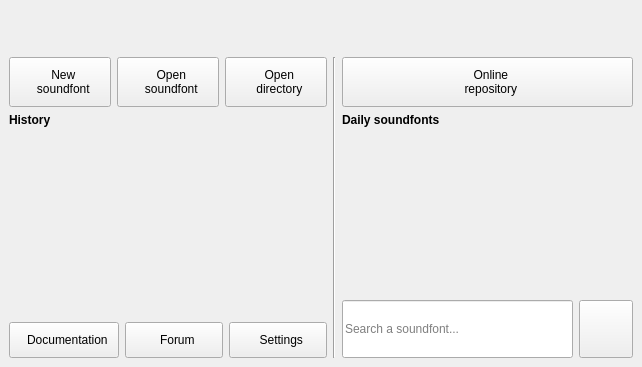
<?xml version="1.0" encoding="UTF-8"?>
<ui version="4.0">
 <class>MainWindow</class>
 <widget class="QWidget" name="MainWindow">
  <property name="geometry">
   <rect>
    <x>0</x>
    <y>0</y>
    <width>642</width>
    <height>367</height>
   </rect>
  </property>
  <layout class="QVBoxLayout" name="verticalLayout">
   <property name="spacing">
    <number>0</number>
   </property>
   <property name="leftMargin">
    <number>0</number>
   </property>
   <property name="topMargin">
    <number>0</number>
   </property>
   <property name="rightMargin">
    <number>0</number>
   </property>
   <property name="bottomMargin">
    <number>0</number>
   </property>
   <item>
    <widget class="TopBackground" name="topBackground" native="true">
     <layout class="QGridLayout" name="gridLayoutTop">
      <property name="leftMargin">
       <number>48</number>
      </property>
      <property name="topMargin">
       <number>6</number>
      </property>
      <property name="rightMargin">
       <number>6</number>
      </property>
      <property name="bottomMargin">
       <number>0</number>
      </property>
      <property name="horizontalSpacing">
       <number>6</number>
      </property>
      <property name="verticalSpacing">
       <number>0</number>
      </property>
      <item row="0" column="1">
       <widget class="MainTabBar" name="tabBar" native="true">
        <property name="sizePolicy">
         <sizepolicy hsizetype="Expanding" vsizetype="Preferred">
          <horstretch>1</horstretch>
          <verstretch>0</verstretch>
         </sizepolicy>
        </property>
       </widget>
      </item>
      <item row="0" column="2">
       <widget class="TopRightWidget" name="topRightWidget" native="true"/>
      </item>
      <item row="0" column="0">
       <widget class="QPushButton" name="pushHome">
        <property name="minimumSize">
         <size>
          <width>42</width>
          <height>42</height>
         </size>
        </property>
        <property name="maximumSize">
         <size>
          <width>42</width>
          <height>42</height>
         </size>
        </property>
        <property name="text">
         <string notr="true"/>
        </property>
        <property name="iconSize">
         <size>
          <width>28</width>
          <height>28</height>
         </size>
        </property>
        <property name="checked">
         <bool>false</bool>
        </property>
        <property name="flat">
         <bool>true</bool>
        </property>
       </widget>
      </item>
     </layout>
    </widget>
   </item>
   <item>
    <widget class="MainStackedWidget" name="stackedWidget">
     <property name="sizePolicy">
      <sizepolicy hsizetype="Preferred" vsizetype="Expanding">
       <horstretch>0</horstretch>
       <verstretch>0</verstretch>
      </sizepolicy>
     </property>
     <widget class="QWidget" name="stackedWidgetPage1">
      <property name="autoFillBackground">
       <bool>true</bool>
      </property>
      <layout class="QGridLayout" name="gridLayout_2" columnstretch="6,4" columnminimumwidth="0,300">
       <item row="0" column="0">
        <layout class="QHBoxLayout" name="horizontalLayout">
         <item>
          <widget class="QPushButton" name="pushButtonNew">
           <property name="styleSheet">
            <string notr="true">padding: 10px;</string>
           </property>
           <property name="text">
            <string extracomment="prefixed with 2 spaces for each line">  New
  soundfont</string>
           </property>
           <property name="iconSize">
            <size>
             <width>36</width>
             <height>36</height>
            </size>
           </property>
          </widget>
         </item>
         <item>
          <widget class="QPushButton" name="pushButtonOpen">
           <property name="styleSheet">
            <string notr="true">padding: 10px;</string>
           </property>
           <property name="text">
            <string extracomment="prefixed with 2 spaces for each line">  Open
  soundfont</string>
           </property>
           <property name="iconSize">
            <size>
             <width>36</width>
             <height>36</height>
            </size>
           </property>
          </widget>
         </item>
         <item>
          <widget class="QPushButton" name="pushButtonOpenDir">
           <property name="styleSheet">
            <string notr="true">padding: 10px;</string>
           </property>
           <property name="text">
            <string extracomment="prefixed with 2 spaces for each line">  Open
  directory</string>
           </property>
           <property name="iconSize">
            <size>
             <width>36</width>
             <height>36</height>
            </size>
           </property>
          </widget>
         </item>
        </layout>
       </item>
       <item row="0" column="1" rowspan="4">
        <widget class="QWidget" name="widgetRepo" native="true">
         <property name="minimumSize">
          <size>
           <width>29</width>
           <height>0</height>
          </size>
         </property>
         <layout class="QGridLayout" name="gridLayout_4">
          <property name="leftMargin">
           <number>0</number>
          </property>
          <property name="topMargin">
           <number>0</number>
          </property>
          <property name="rightMargin">
           <number>0</number>
          </property>
          <property name="bottomMargin">
           <number>0</number>
          </property>
          <item row="3" column="1">
           <widget class="QLineEdit" name="lineSearch">
            <property name="sizePolicy">
             <sizepolicy hsizetype="Expanding" vsizetype="Preferred">
              <horstretch>0</horstretch>
              <verstretch>0</verstretch>
             </sizepolicy>
            </property>
            <property name="styleSheet">
             <string notr="true">height:52px</string>
            </property>
            <property name="placeholderText">
             <string>Search a soundfont...</string>
            </property>
           </widget>
          </item>
          <item row="3" column="2">
           <widget class="QPushButton" name="pushButtonSearch">
            <property name="sizePolicy">
             <sizepolicy hsizetype="Minimum" vsizetype="Preferred">
              <horstretch>0</horstretch>
              <verstretch>0</verstretch>
             </sizepolicy>
            </property>
            <property name="styleSheet">
             <string notr="true">padding: 10px;</string>
            </property>
            <property name="text">
             <string/>
            </property>
            <property name="iconSize">
             <size>
              <width>36</width>
              <height>36</height>
             </size>
            </property>
           </widget>
          </item>
          <item row="2" column="1" colspan="2">
           <widget class="ShowSoundfonts" name="widgetShowSoundfonts" native="true">
            <property name="sizePolicy">
             <sizepolicy hsizetype="Preferred" vsizetype="Expanding">
              <horstretch>0</horstretch>
              <verstretch>0</verstretch>
             </sizepolicy>
            </property>
           </widget>
          </item>
          <item row="0" column="0" rowspan="4">
           <widget class="Line" name="line">
            <property name="orientation">
             <enum>Qt::Orientation::Vertical</enum>
            </property>
           </widget>
          </item>
          <item row="1" column="1" colspan="2">
           <widget class="QLabel" name="label">
            <property name="font">
             <font>
              <bold>true</bold>
             </font>
            </property>
            <property name="text">
             <string>Daily soundfonts</string>
            </property>
           </widget>
          </item>
          <item row="0" column="1" colspan="2">
           <widget class="QPushButton" name="pushButtonSoundfonts">
            <property name="styleSheet">
             <string notr="true">padding: 10px;</string>
            </property>
            <property name="text">
             <string extracomment="prefixed with 2 spaces for each line">  Online
  repository</string>
            </property>
            <property name="iconSize">
             <size>
              <width>36</width>
              <height>36</height>
             </size>
            </property>
           </widget>
          </item>
         </layout>
        </widget>
       </item>
       <item row="1" column="0">
        <widget class="QLabel" name="label_2">
         <property name="font">
          <font>
           <bold>true</bold>
          </font>
         </property>
         <property name="text">
          <string>History</string>
         </property>
         <property name="alignment">
          <set>Qt::AlignmentFlag::AlignLeading|Qt::AlignmentFlag::AlignLeft|Qt::AlignmentFlag::AlignTop</set>
         </property>
        </widget>
       </item>
       <item row="2" column="0">
        <widget class="WidgetShowHistory" name="widgetShowHistory" native="true">
         <property name="sizePolicy">
          <sizepolicy hsizetype="Preferred" vsizetype="Expanding">
           <horstretch>0</horstretch>
           <verstretch>0</verstretch>
          </sizepolicy>
         </property>
        </widget>
       </item>
       <item row="3" column="0">
        <layout class="QHBoxLayout" name="horizontalLayout_2">
         <item>
          <widget class="QPushButton" name="pushButtonDocumentation">
           <property name="sizePolicy">
            <sizepolicy hsizetype="Minimum" vsizetype="Preferred">
             <horstretch>0</horstretch>
             <verstretch>0</verstretch>
            </sizepolicy>
           </property>
           <property name="styleSheet">
            <string notr="true">padding: 10px;</string>
           </property>
           <property name="text">
            <string extracomment="prefixed with 2 spaces">  Documentation</string>
           </property>
           <property name="iconSize">
            <size>
             <width>36</width>
             <height>36</height>
            </size>
           </property>
          </widget>
         </item>
         <item>
          <widget class="QPushButton" name="pushButtonForum">
           <property name="sizePolicy">
            <sizepolicy hsizetype="Minimum" vsizetype="Preferred">
             <horstretch>0</horstretch>
             <verstretch>0</verstretch>
            </sizepolicy>
           </property>
           <property name="styleSheet">
            <string notr="true">padding: 10px;</string>
           </property>
           <property name="text">
            <string extracomment="prefixed with 2 spaces">  Forum</string>
           </property>
           <property name="iconSize">
            <size>
             <width>36</width>
             <height>36</height>
            </size>
           </property>
          </widget>
         </item>
         <item>
          <widget class="QPushButton" name="pushButtonSettings">
           <property name="sizePolicy">
            <sizepolicy hsizetype="Minimum" vsizetype="Preferred">
             <horstretch>0</horstretch>
             <verstretch>0</verstretch>
            </sizepolicy>
           </property>
           <property name="styleSheet">
            <string notr="true">padding: 10px;</string>
           </property>
           <property name="text">
            <string extracomment="prefixed with 2 spaces">  Settings</string>
           </property>
           <property name="iconSize">
            <size>
             <width>36</width>
             <height>36</height>
            </size>
           </property>
          </widget>
         </item>
        </layout>
       </item>
      </layout>
     </widget>
    </widget>
   </item>
  </layout>
 </widget>
 <customwidgets>
  <customwidget>
   <class>ShowSoundfonts</class>
   <extends>QWidget</extends>
   <header>showsoundfonts.h</header>
   <container>1</container>
  </customwidget>
  <customwidget>
   <class>WidgetShowHistory</class>
   <extends>QWidget</extends>
   <header>widgetshowhistory.h</header>
   <container>1</container>
  </customwidget>
  <customwidget>
   <class>TopBackground</class>
   <extends>QWidget</extends>
   <header>topbackground.h</header>
   <container>1</container>
  </customwidget>
  <customwidget>
   <class>MainStackedWidget</class>
   <extends>QStackedWidget</extends>
   <header>mainstackedwidget.h</header>
   <container>1</container>
  </customwidget>
  <customwidget>
   <class>TopRightWidget</class>
   <extends>QWidget</extends>
   <header>toprightwidget.h</header>
   <container>1</container>
  </customwidget>
  <customwidget>
   <class>MainTabBar</class>
   <extends>QWidget</extends>
   <header>maintabbar.h</header>
   <container>1</container>
  </customwidget>
 </customwidgets>
 <tabstops>
  <tabstop>pushHome</tabstop>
  <tabstop>pushButtonNew</tabstop>
  <tabstop>pushButtonOpen</tabstop>
  <tabstop>pushButtonOpenDir</tabstop>
  <tabstop>pushButtonDocumentation</tabstop>
  <tabstop>pushButtonForum</tabstop>
  <tabstop>pushButtonSettings</tabstop>
  <tabstop>pushButtonSoundfonts</tabstop>
  <tabstop>lineSearch</tabstop>
  <tabstop>pushButtonSearch</tabstop>
 </tabstops>
 <resources/>
 <connections/>
</ui>
